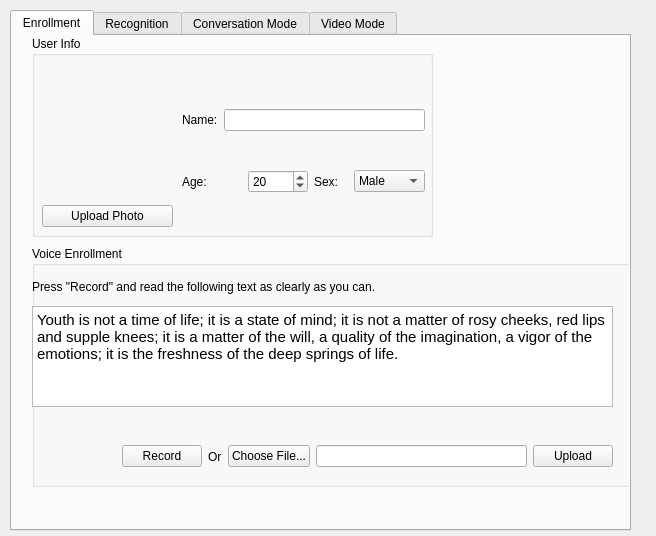
<?xml version="1.0" encoding="UTF-8"?>
<ui version="4.0">
 <class>notepad</class>
 <widget class="QWidget" name="notepad">
  <property name="geometry">
   <rect>
    <x>0</x>
    <y>0</y>
    <width>656</width>
    <height>536</height>
   </rect>
  </property>
  <property name="windowTitle">
   <string>Speaker Recognition</string>
  </property>
  <widget class="QTabWidget" name="tabWidget">
   <property name="geometry">
    <rect>
     <x>10</x>
     <y>10</y>
     <width>621</width>
     <height>521</height>
    </rect>
   </property>
   <property name="currentIndex">
    <number>0</number>
   </property>
   <widget class="QWidget" name="Enrollment">
    <attribute name="title">
     <string>Enrollment</string>
    </attribute>
    <widget class="QGroupBox" name="groupBox">
     <property name="geometry">
      <rect>
       <x>20</x>
       <y>0</y>
       <width>401</width>
       <height>201</height>
      </rect>
     </property>
     <property name="title">
      <string>User Info</string>
     </property>
     <widget class="QWidget" name="verticalLayoutWidget">
      <property name="geometry">
       <rect>
        <x>150</x>
        <y>40</y>
        <width>243</width>
        <height>151</height>
       </rect>
      </property>
      <layout class="QVBoxLayout" name="verticalLayout">
       <item>
        <layout class="QHBoxLayout" name="horizontalLayout_2">
         <item>
          <widget class="QLabel" name="label_2">
           <property name="text">
            <string>Name:</string>
           </property>
          </widget>
         </item>
         <item>
          <widget class="QLineEdit" name="Username">
           <property name="placeholderText">
            <string extracomment="Enter your name"/>
           </property>
          </widget>
         </item>
        </layout>
       </item>
       <item>
        <layout class="QHBoxLayout" name="horizontalLayout_3">
         <item>
          <widget class="QLabel" name="label_3">
           <property name="text">
            <string>Age:   </string>
           </property>
          </widget>
         </item>
         <item>
          <widget class="QSpinBox" name="Userage">
           <property name="maximum">
            <number>100</number>
           </property>
           <property name="value">
            <number>20</number>
           </property>
          </widget>
         </item>
         <item>
          <layout class="QHBoxLayout" name="horizontalLayout_4">
           <item>
            <widget class="QLabel" name="label_4">
             <property name="text">
              <string>Sex:   </string>
             </property>
            </widget>
           </item>
           <item>
            <widget class="QComboBox" name="Usersex">
             <item>
              <property name="text">
               <string>Male</string>
              </property>
             </item>
             <item>
              <property name="text">
               <string>Female</string>
              </property>
             </item>
            </widget>
           </item>
          </layout>
         </item>
        </layout>
       </item>
      </layout>
     </widget>
     <widget class="QWidget" name="verticalLayoutWidget_2">
      <property name="geometry">
       <rect>
        <x>10</x>
        <y>40</y>
        <width>131</width>
        <height>151</height>
       </rect>
      </property>
      <layout class="QVBoxLayout" name="verticalLayout_2">
       <item>
        <widget class="QLabel" name="Userimage">
         <property name="sizePolicy">
          <sizepolicy hsizetype="Preferred" vsizetype="Expanding">
           <horstretch>0</horstretch>
           <verstretch>0</verstretch>
          </sizepolicy>
         </property>
         <property name="text">
          <string/>
         </property>
        </widget>
       </item>
       <item>
        <widget class="QPushButton" name="UploadImage">
         <property name="text">
          <string>Upload Photo</string>
         </property>
        </widget>
       </item>
      </layout>
     </widget>
    </widget>
    <widget class="QGroupBox" name="groupBox_2">
     <property name="geometry">
      <rect>
       <x>20</x>
       <y>210</y>
       <width>601</width>
       <height>241</height>
      </rect>
     </property>
     <property name="title">
      <string>Voice Enrollment</string>
     </property>
     <widget class="QTextBrowser" name="Textreading">
      <property name="geometry">
       <rect>
        <x>0</x>
        <y>60</y>
        <width>581</width>
        <height>101</height>
       </rect>
      </property>
      <property name="html">
       <string>&lt;!DOCTYPE HTML PUBLIC &quot;-//W3C//DTD HTML 4.0//EN&quot; &quot;http://www.w3.org/TR/REC-html40/strict.dtd&quot;&gt;
&lt;html&gt;&lt;head&gt;&lt;meta name=&quot;qrichtext&quot; content=&quot;1&quot; /&gt;&lt;style type=&quot;text/css&quot;&gt;
p, li { white-space: pre-wrap; }
&lt;/style&gt;&lt;/head&gt;&lt;body style=&quot; font-family:'Cantarell'; font-size:11pt; font-weight:400; font-style:normal;&quot;&gt;
&lt;p style=&quot; margin-top:0px; margin-bottom:0px; margin-left:0px; margin-right:0px; -qt-block-indent:0; text-indent:0px;&quot;&gt;Youth is not a time of life; it is a state of mind; it is not a matter of rosy cheeks, red lips and supple knees; it is a matter of the will, a quality of the imagination, a vigor of the emotions; it is the freshness of the deep springs of life. &lt;/p&gt;
&lt;p style=&quot;-qt-paragraph-type:empty; margin-top:0px; margin-bottom:0px; margin-left:0px; margin-right:0px; -qt-block-indent:0; text-indent:0px;&quot;&gt;&lt;br /&gt;&lt;/p&gt;&lt;/body&gt;&lt;/html&gt;</string>
      </property>
     </widget>
     <widget class="QLabel" name="label_5">
      <property name="geometry">
       <rect>
        <x>0</x>
        <y>30</y>
        <width>431</width>
        <height>21</height>
       </rect>
      </property>
      <property name="text">
       <string>Press &quot;Record&quot; and read the following text as clearly as you can.</string>
      </property>
     </widget>
     <widget class="QLabel" name="Animation">
      <property name="geometry">
       <rect>
        <x>10</x>
        <y>180</y>
        <width>61</width>
        <height>61</height>
       </rect>
      </property>
      <property name="sizePolicy">
       <sizepolicy hsizetype="Fixed" vsizetype="Fixed">
        <horstretch>0</horstretch>
        <verstretch>0</verstretch>
       </sizepolicy>
      </property>
      <property name="text">
       <string/>
      </property>
     </widget>
     <widget class="QWidget" name="horizontalLayoutWidget">
      <property name="geometry">
       <rect>
        <x>90</x>
        <y>180</y>
        <width>491</width>
        <height>61</height>
       </rect>
      </property>
      <layout class="QHBoxLayout" name="horizontalLayout">
       <item>
        <widget class="QPushButton" name="Startrecord">
         <property name="text">
          <string>Record</string>
         </property>
        </widget>
       </item>
       <item>
        <widget class="QLabel" name="label_6">
         <property name="text">
          <string>Or</string>
         </property>
        </widget>
       </item>
       <item>
        <widget class="QPushButton" name="Choose_file">
         <property name="text">
          <string>Choose File...</string>
         </property>
        </widget>
       </item>
       <item>
        <widget class="QLineEdit" name="Filename"/>
       </item>
       <item>
        <widget class="QPushButton" name="Upload">
         <property name="text">
          <string>Upload</string>
         </property>
        </widget>
       </item>
      </layout>
     </widget>
    </widget>
   </widget>
   <widget class="QWidget" name="Recognition">
    <attribute name="title">
     <string>Recognition</string>
    </attribute>
    <widget class="QGroupBox" name="groupBox_3">
     <property name="geometry">
      <rect>
       <x>20</x>
       <y>30</y>
       <width>561</width>
       <height>431</height>
      </rect>
     </property>
     <property name="title">
      <string>Recognition</string>
     </property>
     <widget class="QWidget" name="horizontalLayoutWidget_3">
      <property name="geometry">
       <rect>
        <x>270</x>
        <y>40</y>
        <width>271</width>
        <height>51</height>
       </rect>
      </property>
      <layout class="QHBoxLayout" name="horizontalLayout_6">
       <item>
        <widget class="QLabel" name="label">
         <property name="font">
          <font>
           <pointsize>12</pointsize>
           <weight>50</weight>
           <bold>false</bold>
          </font>
         </property>
         <property name="text">
          <string>Claim your identity:</string>
         </property>
        </widget>
       </item>
       <item>
        <widget class="QLineEdit" name="Claimname"/>
       </item>
      </layout>
     </widget>
     <widget class="QWidget" name="horizontalLayoutWidget_4">
      <property name="geometry">
       <rect>
        <x>10</x>
        <y>40</y>
        <width>251</width>
        <height>51</height>
       </rect>
      </property>
      <layout class="QHBoxLayout" name="horizontalLayout_7">
       <item>
        <widget class="QPushButton" name="Startrecord_2">
         <property name="text">
          <string>Record</string>
         </property>
        </widget>
       </item>
       <item>
        <widget class="QProgressBar" name="progressBar">
         <property name="value">
          <number>24</number>
         </property>
        </widget>
       </item>
      </layout>
     </widget>
     <widget class="QGraphicsView" name="Verificationimage">
      <property name="geometry">
       <rect>
        <x>320</x>
        <y>160</y>
        <width>131</width>
        <height>131</height>
       </rect>
      </property>
     </widget>
     <widget class="QWidget" name="verticalLayoutWidget_3">
      <property name="geometry">
       <rect>
        <x>160</x>
        <y>160</y>
        <width>121</width>
        <height>131</height>
       </rect>
      </property>
      <layout class="QVBoxLayout" name="verticalLayout_3">
       <item>
        <widget class="QLineEdit" name="Username_2">
         <property name="sizePolicy">
          <sizepolicy hsizetype="Expanding" vsizetype="Fixed">
           <horstretch>0</horstretch>
           <verstretch>0</verstretch>
          </sizepolicy>
         </property>
        </widget>
       </item>
       <item>
        <widget class="QPushButton" name="EditInfo">
         <property name="sizePolicy">
          <sizepolicy hsizetype="Expanding" vsizetype="Fixed">
           <horstretch>0</horstretch>
           <verstretch>0</verstretch>
          </sizepolicy>
         </property>
         <property name="text">
          <string>EditInfo</string>
         </property>
        </widget>
       </item>
       <item>
        <widget class="QPushButton" name="Clear">
         <property name="sizePolicy">
          <sizepolicy hsizetype="Expanding" vsizetype="Fixed">
           <horstretch>0</horstretch>
           <verstretch>0</verstretch>
          </sizepolicy>
         </property>
         <property name="text">
          <string>Clear</string>
         </property>
        </widget>
       </item>
      </layout>
     </widget>
     <widget class="QGraphicsView" name="UserImage_2">
      <property name="geometry">
       <rect>
        <x>10</x>
        <y>160</y>
        <width>131</width>
        <height>131</height>
       </rect>
      </property>
      <property name="sizePolicy">
       <sizepolicy hsizetype="Minimum" vsizetype="Minimum">
        <horstretch>0</horstretch>
        <verstretch>0</verstretch>
       </sizepolicy>
      </property>
     </widget>
    </widget>
   </widget>
   <widget class="QWidget" name="Conversation">
    <attribute name="title">
     <string>Conversation Mode</string>
    </attribute>
    <widget class="QGroupBox" name="groupBox_4">
     <property name="geometry">
      <rect>
       <x>350</x>
       <y>170</y>
       <width>221</width>
       <height>301</height>
      </rect>
     </property>
     <property name="title">
      <string>Conversation Info</string>
     </property>
     <widget class="QTextBrowser" name="textBrowser">
      <property name="geometry">
       <rect>
        <x>0</x>
        <y>30</y>
        <width>191</width>
        <height>211</height>
       </rect>
      </property>
     </widget>
     <widget class="QPushButton" name="Saveas">
      <property name="geometry">
       <rect>
        <x>0</x>
        <y>250</y>
        <width>96</width>
        <height>31</height>
       </rect>
      </property>
      <property name="text">
       <string>Save as..</string>
      </property>
     </widget>
     <widget class="QPushButton" name="pushButton">
      <property name="geometry">
       <rect>
        <x>100</x>
        <y>250</y>
        <width>96</width>
        <height>31</height>
       </rect>
      </property>
      <property name="text">
       <string>Clear</string>
      </property>
     </widget>
    </widget>
    <widget class="QGroupBox" name="groupBox_5">
     <property name="geometry">
      <rect>
       <x>100</x>
       <y>170</y>
       <width>141</width>
       <height>211</height>
      </rect>
     </property>
     <property name="title">
      <string>Current Speaker</string>
     </property>
     <widget class="QGraphicsView" name="UserImage_3">
      <property name="geometry">
       <rect>
        <x>0</x>
        <y>30</y>
        <width>131</width>
        <height>131</height>
       </rect>
      </property>
      <property name="sizePolicy">
       <sizepolicy hsizetype="Minimum" vsizetype="Minimum">
        <horstretch>0</horstretch>
        <verstretch>0</verstretch>
       </sizepolicy>
      </property>
     </widget>
     <widget class="QLineEdit" name="Username_3">
      <property name="geometry">
       <rect>
        <x>0</x>
        <y>170</y>
        <width>131</width>
        <height>33</height>
       </rect>
      </property>
      <property name="sizePolicy">
       <sizepolicy hsizetype="Expanding" vsizetype="Fixed">
        <horstretch>0</horstretch>
        <verstretch>0</verstretch>
       </sizepolicy>
      </property>
     </widget>
    </widget>
    <widget class="QPushButton" name="Startrecord_3">
     <property name="geometry">
      <rect>
       <x>240</x>
       <y>70</y>
       <width>91</width>
       <height>31</height>
      </rect>
     </property>
     <property name="text">
      <string>Record</string>
     </property>
    </widget>
    <widget class="QLabel" name="Recordtime">
     <property name="geometry">
      <rect>
       <x>260</x>
       <y>120</y>
       <width>51</width>
       <height>21</height>
      </rect>
     </property>
     <property name="text">
      <string>00:00</string>
     </property>
    </widget>
   </widget>
   <widget class="QWidget" name="Video">
    <attribute name="title">
     <string>Video Mode</string>
    </attribute>
    <widget class="QMdiArea" name="mdiArea">
     <property name="geometry">
      <rect>
       <x>30</x>
       <y>110</y>
       <width>301</width>
       <height>201</height>
      </rect>
     </property>
    </widget>
    <widget class="QSlider" name="horizontalSlider">
     <property name="geometry">
      <rect>
       <x>30</x>
       <y>310</y>
       <width>301</width>
       <height>51</height>
      </rect>
     </property>
     <property name="orientation">
      <enum>Qt::Horizontal</enum>
     </property>
    </widget>
    <widget class="QPushButton" name="OpenVideo">
     <property name="geometry">
      <rect>
       <x>30</x>
       <y>60</y>
       <width>96</width>
       <height>31</height>
      </rect>
     </property>
     <property name="text">
      <string>Open...</string>
     </property>
    </widget>
    <widget class="QLabel" name="label_7">
     <property name="geometry">
      <rect>
       <x>180</x>
       <y>190</y>
       <width>261</width>
       <height>51</height>
      </rect>
     </property>
     <property name="font">
      <font>
       <pointsize>12</pointsize>
       <weight>75</weight>
       <bold>true</bold>
      </font>
     </property>
     <property name="text">
      <string>This page is under construction</string>
     </property>
    </widget>
   </widget>
  </widget>
 </widget>
 <resources/>
 <connections/>
</ui>
